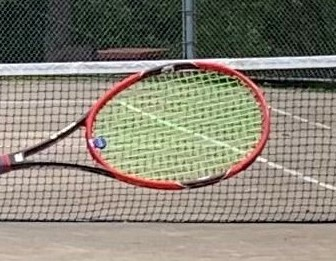
#> input picture images/racket_90.jpg, 336 x 261 px
$ python circle_detect.py
#> lines starting #> are read from the running program, lines starting #| are printed output that depends on the picture; after the words box and inside, x2 and y2 are one past the last pixel; in counts of white or black regions, pixels touching at a corner belong together
import numpy as np
import matplotlib.pyplot as plt
import cv2

# load the image
img = cv2.imread("images/racket_90.jpg")
#> img is the input picture: shape (261, 336, 3); mean B, G, R 117.9, 131.5, 136.8

# convert BGR to RGB to be suitable for showing using matplotlib library
gray = cv2.cvtColor(img, cv2.COLOR_BGR2GRAY)
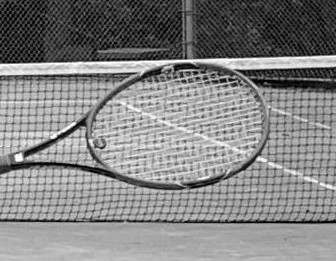
#> gray: shape (261, 336); min 0, max 255, mean 131.6
blur = cv2.medianBlur(gray,5)
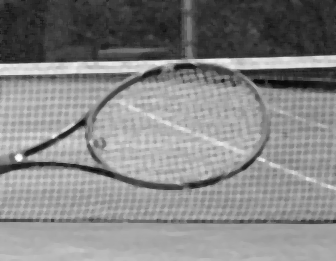
#> blur: shape (261, 336); min 8, max 251, mean 133.3

thresh = cv2.adaptiveThreshold(blur,255,cv2.ADAPTIVE_THRESH_GAUSSIAN_C,
            cv2.THRESH_BINARY,11,2)
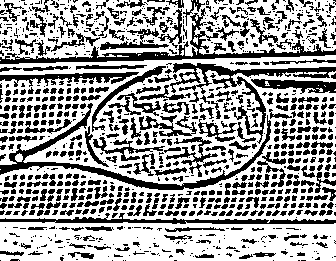
#> thresh: shape (261, 336); 62.5% white; 960 black regions (528 under 20 px), largest, box (x1, y1, x2, y2) and area: (0, 8, 336, 64) 2380, (0, 103, 271, 190) 2200, (170, 63, 336, 144) 1976
cv2.imwrite("thresh.jpg", thresh)

# convert image to grayscale
# img = cv2.cvtColor(img, cv2.COLOR_BGR2GRAY)
# apply a blur using the median filter
gray = cv2.medianBlur(gray, 5)

# finds the circles in the grayscale image using the Hough transform
circles = cv2.HoughCircles(image=gray, method=cv2.HOUGH_GRADIENT, dp=0.9,
                            minDist=80, param1=110, param2=39, maxRadius=500)
#> circles = [[153.5, 131.5, 91.5], [170.5, 9.5, 173.4], [170.5, 248.5, 173.8], [233.5, 142.5, 66.2], [24.5, 16.5, 201.9], [306.5, 47.5, 122.9], [58.5, 146.5, 46.9], [312.5, 259.5, 117.8], [69.5, 241.5, 72.6], [313.5, 164.5, 17.2]]

for co, i in enumerate(circles[0, :], start=1):
    # draw the outer circle in green
    cv2.circle(img,(int(i[0]),int(i[1])),int(i[2]),(0,255,0),2)
    # draw the center of the circle in red
    cv2.circle(img,(int(i[0]),int(i[1])),2,(0,0,255),3)
#> this loop made 10 passes
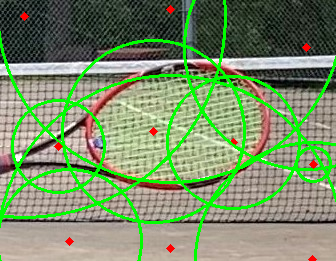
#> img: shape (261, 336, 3); 10.99% of pixels changed, all inside (x1, y1, x2, y2) = (0, 0, 336, 261)

cv2.imwrite("ovals.jpg", img)

$ run again, with images/25.jpg copied over images/racket_90.jpg
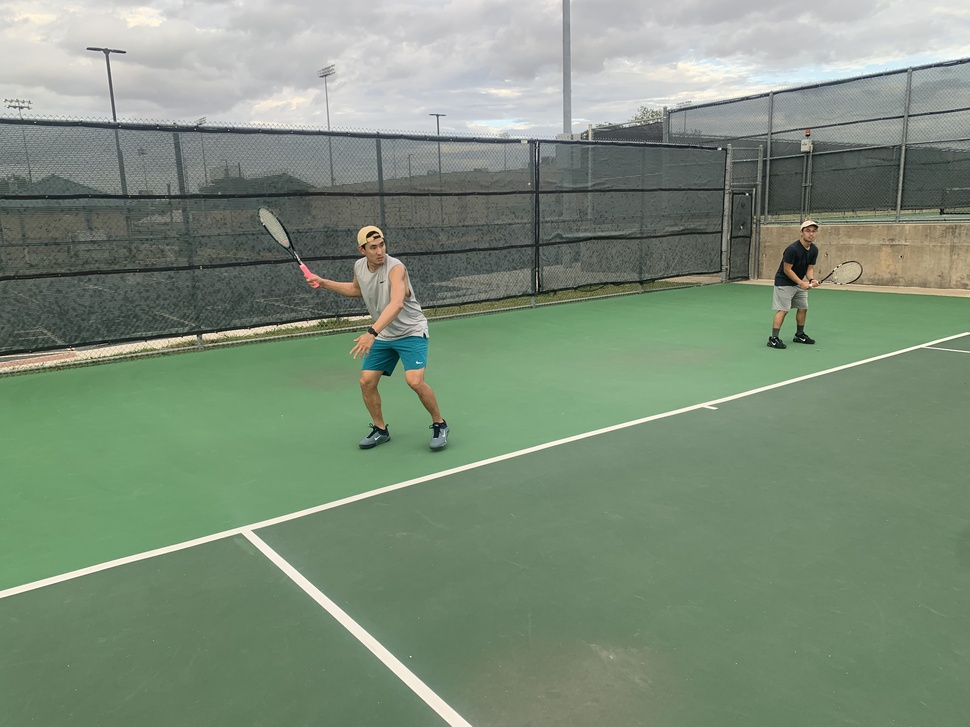
#> input picture images/25.jpg, 970 x 727 px, shrunk from 4032 x 3024 before the run
#> img is the input picture: shape (727, 970, 3); mean B, G, R 122, 141.7, 125
#> `thresh = cv2.adaptiveThreshold(blur,255,cv2.ADAPTIVE_THRESH_GAUSSIAN_C..`:
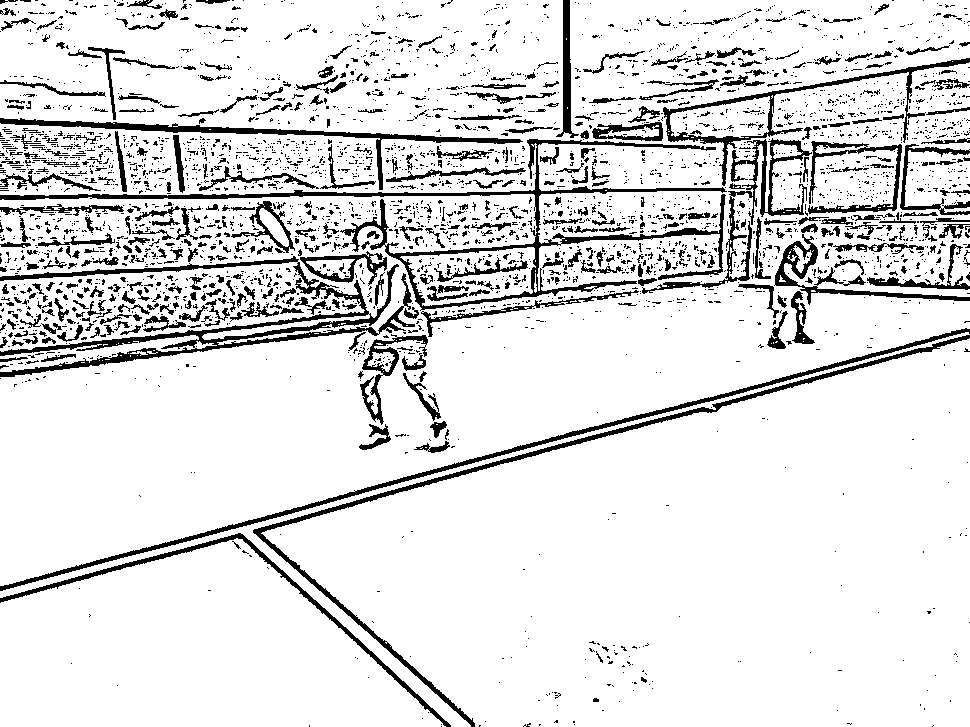
#> thresh: shape (727, 970); 87.9% white; 3541 black regions (3069 under 20 px), largest, box (x1, y1, x2, y2) and area: (0, 139, 727, 311) 7606, (0, 256, 415, 377) 6945, (253, 335, 970, 727) 4590
#> circles = 30 rows, first 8: [340.5, 93.5, 229.7], [451.5, 82.5, 234.9], [602.5, 341.5, 203.6], [506.5, 21.5, 316.6], [619.5, 494.5, 284.9], [675.5, 248.5, 137.7], [517.5, 331.5, 119.6], [472.5, 226.5, 89.5]
#> the loop `for co, i in enumerate(circles[0, :], start=1):` made 30 passes
#> after the loop `for co, i in enumerate(circles[0, :], start=1):`:
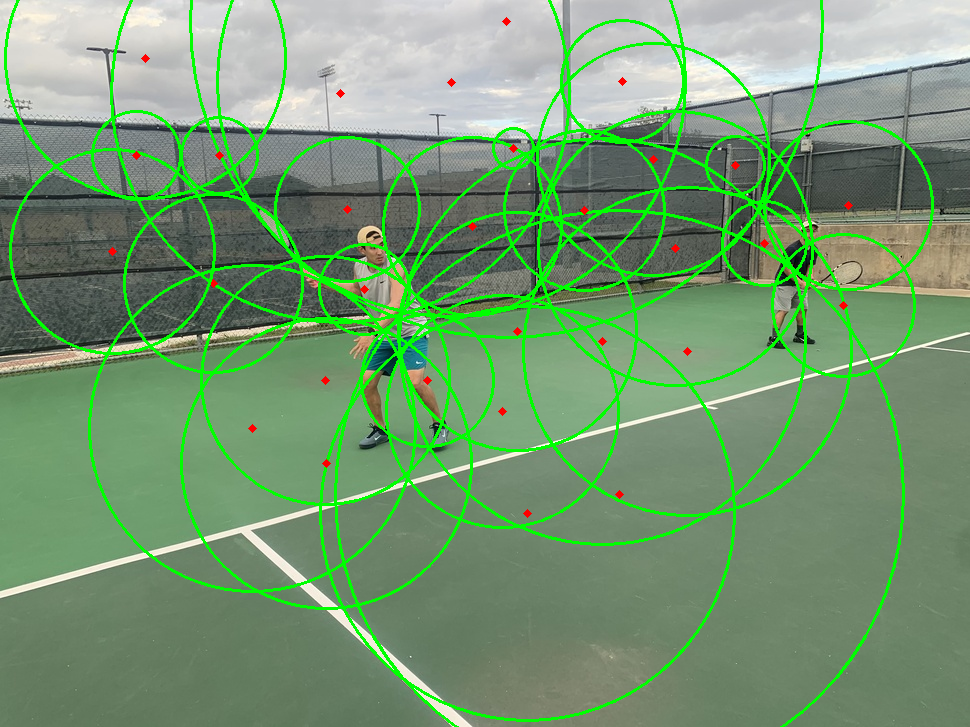
#> img: shape (727, 970, 3); 7.93% of pixels changed, all inside (x1, y1, x2, y2) = (4, 0, 934, 727)
